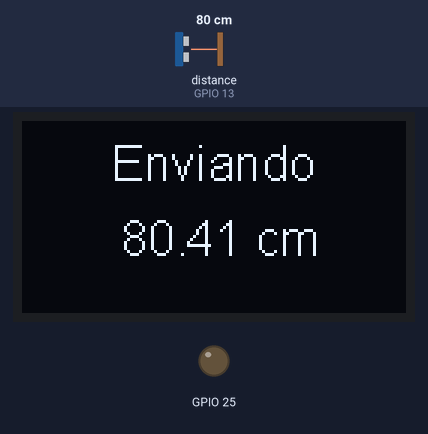
Simulated run of this sketch. Board: ESP32. Shown: 128×64 one-colour display, output pins drawn as LEDs (lit = HIGH). Wiring (inferred from the names in the program): ultrasonic range finder: trigger GPIO 17; echo GPIO 13. Inputs (shaded band) come from the test bench; at power-on: distance to the obstacle (sensor on GPIO 13) 80 cm. The echo pulse lasts 58.3 µs per cm; pins used as bus, display or sensor lines are not drawn; what the sketch prints to the serial monitor is not drawn.

Above: at 30.5 s.

The sketch:

Sender_-_Emissor.ino
```cpp
#include "heltec.h"

#define BAND    915E6
#define MAX_DISTANCE 400 // Maximum distance we want to ping for (incentimeters).Maximum sensor distance is rated at 400 - 500 cm.
#define pinTrigger 17
#define pinEcho 13

float distancia;

void sonarBegin(byte trig, byte echo);
float calcularDistancia();
float leituraSimples();

void setup() {

  pinMode(LED, OUTPUT);
  Heltec.begin(true, true , true , true , BAND);
  Heltec.display -> init();
  Heltec.display -> flipScreenVertically();
  Heltec.display -> drawString(0, 0, "Setup concluído.");
  Heltec.display -> display();
  sonarBegin(pinTrigger, pinEcho);

}

void loop() {

  distancia = calcularDistancia();

  Heltec.display -> clear();
  Heltec.display -> setTextAlignment(TEXT_ALIGN_LEFT);
  Heltec.display -> setFont(ArialMT_Plain_16);
  Heltec.display -> drawString(30, 5, "Enviando");
  Heltec.display -> drawString(33, 30, (String) distancia);
  Heltec.display -> drawString(78, 30, "cm");
  Heltec.display -> display();

  Serial.print("Sending packet: ");
  Serial.println(distancia);
  LoRa.beginPacket();
  LoRa.setTxPower(14,RF_PACONFIG_PASELECT_PABOOST);
  LoRa.print(distancia);
  LoRa.endPacket();

  Serial.print("Distância: ");
  Serial.print(distancia);
  Serial.println(" cm");

}

void sonarBegin(byte trig, byte echo) {
  #define divisor 58
  #define intervaloMedida 35 // MÁXIMO 35 mS PARA ATÉ 6,0M MIN 5mS PARA ATÉ 0, 8 M
  #define qtdMedidas 750 // QUANTIDADE DE MEDIDAS QUE SERÃO FEITAS (7500 para 2, 5 min)

  pinMode(trig, OUTPUT);
  pinMode(echo, INPUT);

  digitalWrite(trig, LOW); // DESLIGA O TRIGGER E ESPERA 500 uS
  delayMicroseconds(500);
}

float calcularDistancia() {
  float leituraSum = 0;
  float resultado = 0;
  for (int index = 0; index < qtdMedidas; index++) {
    delay(intervaloMedida);
    leituraSum += leituraSimples();
  }
  resultado = (float) leituraSum / qtdMedidas;
  resultado = resultado;

  return resultado;
}

float leituraSimples() {
  long duracao = 0;
  float resultado = 0;

  digitalWrite(pinTrigger, HIGH);
  delayMicroseconds(20);
  digitalWrite(pinTrigger, LOW);
  duracao = pulseIn(pinEcho, HIGH);
  resultado = ((float) duracao / divisor);
  return resultado;
}
```
